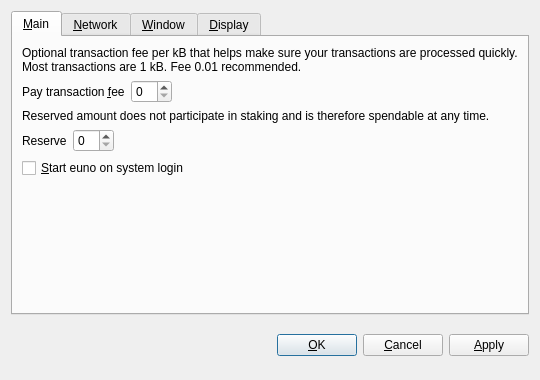
<?xml version="1.0" encoding="UTF-8"?>
<ui version="4.0">
 <class>OptionsDialog</class>
 <widget class="QDialog" name="OptionsDialog">
  <property name="geometry">
   <rect>
    <x>0</x>
    <y>0</y>
    <width>540</width>
    <height>380</height>
   </rect>
  </property>
  <property name="windowTitle">
   <string>Options</string>
  </property>
  <property name="modal">
   <bool>true</bool>
  </property>
  <layout class="QVBoxLayout" name="verticalLayout">
   <item>
    <widget class="QTabWidget" name="tabWidget">
     <property name="tabPosition">
      <enum>QTabWidget::North</enum>
     </property>
     <property name="currentIndex">
      <number>0</number>
     </property>
     <widget class="QWidget" name="tabMain">
      <attribute name="title">
       <string>&amp;Main</string>
      </attribute>
      <layout class="QVBoxLayout" name="verticalLayout_Main">
       <item>
        <widget class="QLabel" name="transactionFeeInfoLabel">
         <property name="text">
          <string>Optional transaction fee per kB that helps make sure your transactions are processed quickly. Most transactions are 1 kB. Fee 0.01 recommended.</string>
         </property>
         <property name="textFormat">
          <enum>Qt::PlainText</enum>
         </property>
         <property name="wordWrap">
          <bool>true</bool>
         </property>
        </widget>
       </item>
       <item>
        <layout class="QHBoxLayout" name="horizontalLayoutFee">
         <item>
          <widget class="QLabel" name="transactionFeeLabel">
           <property name="text">
            <string>Pay transaction &amp;fee</string>
           </property>
           <property name="textFormat">
            <enum>Qt::PlainText</enum>
           </property>
           <property name="buddy">
            <cstring>transactionFee</cstring>
           </property>
          </widget>
         </item>
         <item>
          <widget class="BitcoinAmountField" name="transactionFee"/>
         </item>
         <item>
          <spacer name="horizontalSpacerFee">
           <property name="orientation">
            <enum>Qt::Horizontal</enum>
           </property>
           <property name="sizeHint" stdset="0">
            <size>
             <width>40</width>
             <height>20</height>
            </size>
           </property>
          </spacer>
         </item>
        </layout>
       </item>
       <item>
        <widget class="QLabel" name="reserveBalanceInfoLabel">
         <property name="text">
          <string>Reserved amount does not participate in staking and is therefore spendable at any time.</string>
         </property>
         <property name="textFormat">
          <enum>Qt::PlainText</enum>
         </property>
         <property name="wordWrap">
          <bool>true</bool>
         </property>
        </widget>
       </item>
       <item>
        <layout class="QHBoxLayout" name="horizontalLayoutReserveBalance">
         <item>
          <widget class="QLabel" name="reserveBalanceLabel">
           <property name="text">
            <string>Reserve</string>
           </property>
           <property name="textFormat">
            <enum>Qt::PlainText</enum>
           </property>
           <property name="buddy">
            <cstring>reserveBalance</cstring>
           </property>
          </widget>
         </item>
         <item>
          <widget class="BitcoinAmountField" name="reserveBalance"/>
         </item>
         <item>
          <spacer name="horizontalSpacerReserveBalance">
           <property name="orientation">
            <enum>Qt::Horizontal</enum>
           </property>
           <property name="sizeHint" stdset="0">
            <size>
             <width>40</width>
             <height>20</height>
            </size>
           </property>
          </spacer>
         </item>
        </layout>
       </item>
       <item>
        <widget class="QCheckBox" name="bitcoinAtStartup">
         <property name="toolTip">
          <string>Automatically start euno after logging in to the system.</string>
         </property>
         <property name="text">
          <string>&amp;Start euno on system login</string>
         </property>
        </widget>
       </item>
       <item>
        <spacer name="verticalSpacer_Main">
         <property name="orientation">
          <enum>Qt::Vertical</enum>
         </property>
         <property name="sizeHint" stdset="0">
          <size>
           <width>20</width>
           <height>40</height>
          </size>
         </property>
        </spacer>
       </item>
      </layout>
     </widget>
     <widget class="QWidget" name="tabNetwork">
      <attribute name="title">
       <string>&amp;Network</string>
      </attribute>
      <layout class="QVBoxLayout" name="verticalLayout_Network">
       <item>
        <widget class="QCheckBox" name="mapPortUpnp">
         <property name="toolTip">
          <string>Automatically open the euno client port on the router. This only works when your router supports UPnP and it is enabled.</string>
         </property>
         <property name="text">
          <string>Map port using &amp;UPnP</string>
         </property>
        </widget>
       </item>
       <item>
        <widget class="QCheckBox" name="connectSocks">
         <property name="toolTip">
          <string>Connect to the euno network through a SOCKS5 proxy (e.g. when connecting through Tor).</string>
         </property>
         <property name="text">
          <string>&amp;Connect through SOCKS5 proxy:</string>
         </property>
        </widget>
       </item>
       <item>
        <layout class="QHBoxLayout" name="horizontalLayout_Network">
         <item>
          <widget class="QLabel" name="proxyIpLabel">
           <property name="text">
            <string>Proxy &amp;IP:</string>
           </property>
           <property name="textFormat">
            <enum>Qt::PlainText</enum>
           </property>
           <property name="buddy">
            <cstring>proxyIp</cstring>
           </property>
          </widget>
         </item>
         <item>
          <widget class="QValidatedLineEdit" name="proxyIp">
           <property name="maximumSize">
            <size>
             <width>140</width>
             <height>16777215</height>
            </size>
           </property>
           <property name="toolTip">
            <string>IP address of the proxy (e.g. 127.0.0.1)</string>
           </property>
          </widget>
         </item>
         <item>
          <widget class="QLabel" name="proxyPortLabel">
           <property name="text">
            <string>&amp;Port:</string>
           </property>
           <property name="textFormat">
            <enum>Qt::PlainText</enum>
           </property>
           <property name="buddy">
            <cstring>proxyPort</cstring>
           </property>
          </widget>
         </item>
         <item>
          <widget class="QLineEdit" name="proxyPort">
           <property name="maximumSize">
            <size>
             <width>55</width>
             <height>16777215</height>
            </size>
           </property>
           <property name="toolTip">
            <string>Port of the proxy (e.g. 9050)</string>
           </property>
          </widget>
         </item>
         <item>
          <spacer name="horizontalSpacer_Network">
           <property name="orientation">
            <enum>Qt::Horizontal</enum>
           </property>
           <property name="sizeHint" stdset="0">
            <size>
             <width>40</width>
             <height>20</height>
            </size>
           </property>
          </spacer>
         </item>
        </layout>
       </item>
       <item>
        <spacer name="verticalSpacer_Network">
         <property name="orientation">
          <enum>Qt::Vertical</enum>
         </property>
         <property name="sizeHint" stdset="0">
          <size>
           <width>20</width>
           <height>40</height>
          </size>
         </property>
        </spacer>
       </item>
      </layout>
     </widget>
     <widget class="QWidget" name="tabWindow">
      <attribute name="title">
       <string>&amp;Window</string>
      </attribute>
      <layout class="QVBoxLayout" name="verticalLayout_Window">
       <item>
        <widget class="QCheckBox" name="minimizeToTray">
         <property name="toolTip">
          <string>Show only a tray icon after minimizing the window.</string>
         </property>
         <property name="text">
          <string>&amp;Minimize to the tray instead of the taskbar</string>
         </property>
        </widget>
       </item>
       <item>
        <widget class="QCheckBox" name="minimizeOnClose">
         <property name="toolTip">
          <string>Minimize instead of exit the application when the window is closed. When this option is enabled, the application will be closed only after selecting Quit in the menu.</string>
         </property>
         <property name="text">
          <string>M&amp;inimize on close</string>
         </property>
        </widget>
       </item>
       <item>
        <spacer name="verticalSpacer_Window">
         <property name="orientation">
          <enum>Qt::Vertical</enum>
         </property>
         <property name="sizeHint" stdset="0">
          <size>
           <width>20</width>
           <height>40</height>
          </size>
         </property>
        </spacer>
       </item>
      </layout>
     </widget>
     <widget class="QWidget" name="tabDisplay">
      <attribute name="title">
       <string>&amp;Display</string>
      </attribute>
      <layout class="QVBoxLayout" name="verticalLayout_Display">
       <item>
        <layout class="QHBoxLayout" name="horizontalLayout_1_Display">
         <item>
          <widget class="QLabel" name="langLabel">
           <property name="text">
            <string>User Interface &amp;language:</string>
           </property>
           <property name="textFormat">
            <enum>Qt::PlainText</enum>
           </property>
           <property name="buddy">
            <cstring>lang</cstring>
           </property>
          </widget>
         </item>
         <item>
          <widget class="QValueComboBox" name="lang">
           <property name="toolTip">
            <string>The user interface language can be set here. This setting will take effect after restarting euno.</string>
           </property>
          </widget>
         </item>
        </layout>
       </item>
       <item>
        <layout class="QHBoxLayout" name="horizontalLayout_2_Display">
         <item>
          <widget class="QLabel" name="unitLabel">
           <property name="text">
            <string>&amp;Unit to show amounts in:</string>
           </property>
           <property name="textFormat">
            <enum>Qt::PlainText</enum>
           </property>
           <property name="buddy">
            <cstring>unit</cstring>
           </property>
          </widget>
         </item>
         <item>
          <widget class="QValueComboBox" name="unit">
           <property name="toolTip">
            <string>Choose the default subdivision unit to show in the interface and when sending coins.</string>
           </property>
          </widget>
         </item>
        </layout>
       </item>
       <item>
        <widget class="QCheckBox" name="coinControlFeatures">
         <property name="toolTip">
          <string>Whether to show coin control features or not.</string>
         </property>
         <property name="text">
          <string>Display coin &amp;control features (experts only!)</string>
         </property>
        </widget>
       </item>
       <item>
        <widget class="QCheckBox" name="minimizeCoinAge">
         <property name="toolTip">
          <string>Whether to select the coin outputs randomly or with minimal coin age.</string>
         </property>
         <property name="text">
          <string>Minimize weight consumption (experimental)</string>
         </property>
        </widget>
       </item>
       <item>
        <widget class="QCheckBox" name="useBlackTheme">
         <property name="text">
          <string>Use black visual theme (requires restart)</string>
         </property>
        </widget>
       </item>
       <item>
        <spacer name="verticalSpacer_Display">
         <property name="orientation">
          <enum>Qt::Vertical</enum>
         </property>
         <property name="sizeHint" stdset="0">
          <size>
           <width>20</width>
           <height>40</height>
          </size>
         </property>
        </spacer>
       </item>
      </layout>
     </widget>
    </widget>
   </item>
   <item>
    <layout class="QHBoxLayout" name="horizontalLayout_Buttons">
     <item>
      <spacer name="horizontalSpacer_1">
       <property name="orientation">
        <enum>Qt::Horizontal</enum>
       </property>
       <property name="sizeHint" stdset="0">
        <size>
         <width>40</width>
         <height>48</height>
        </size>
       </property>
      </spacer>
     </item>
     <item>
      <widget class="QLabel" name="statusLabel">
       <property name="font">
        <font>
         <weight>75</weight>
         <bold>true</bold>
        </font>
       </property>
       <property name="text">
        <string/>
       </property>
       <property name="textFormat">
        <enum>Qt::PlainText</enum>
       </property>
       <property name="wordWrap">
        <bool>true</bool>
       </property>
      </widget>
     </item>
     <item>
      <spacer name="horizontalSpacer_2">
       <property name="orientation">
        <enum>Qt::Horizontal</enum>
       </property>
       <property name="sizeHint" stdset="0">
        <size>
         <width>40</width>
         <height>48</height>
        </size>
       </property>
      </spacer>
     </item>
     <item>
      <widget class="QPushButton" name="okButton">
       <property name="text">
        <string>&amp;OK</string>
       </property>
      </widget>
     </item>
     <item>
      <widget class="QPushButton" name="cancelButton">
       <property name="text">
        <string>&amp;Cancel</string>
       </property>
       <property name="autoDefault">
        <bool>false</bool>
       </property>
      </widget>
     </item>
     <item>
      <widget class="QPushButton" name="applyButton">
       <property name="text">
        <string>&amp;Apply</string>
       </property>
       <property name="autoDefault">
        <bool>false</bool>
       </property>
      </widget>
     </item>
    </layout>
   </item>
  </layout>
 </widget>
 <customwidgets>
  <customwidget>
   <class>BitcoinAmountField</class>
   <extends>QSpinBox</extends>
   <header>bitcoinamountfield.h</header>
  </customwidget>
  <customwidget>
   <class>QValueComboBox</class>
   <extends>QComboBox</extends>
   <header>qvaluecombobox.h</header>
  </customwidget>
  <customwidget>
   <class>QValidatedLineEdit</class>
   <extends>QLineEdit</extends>
   <header>qvalidatedlineedit.h</header>
  </customwidget>
 </customwidgets>
 <resources/>
 <connections/>
</ui>
